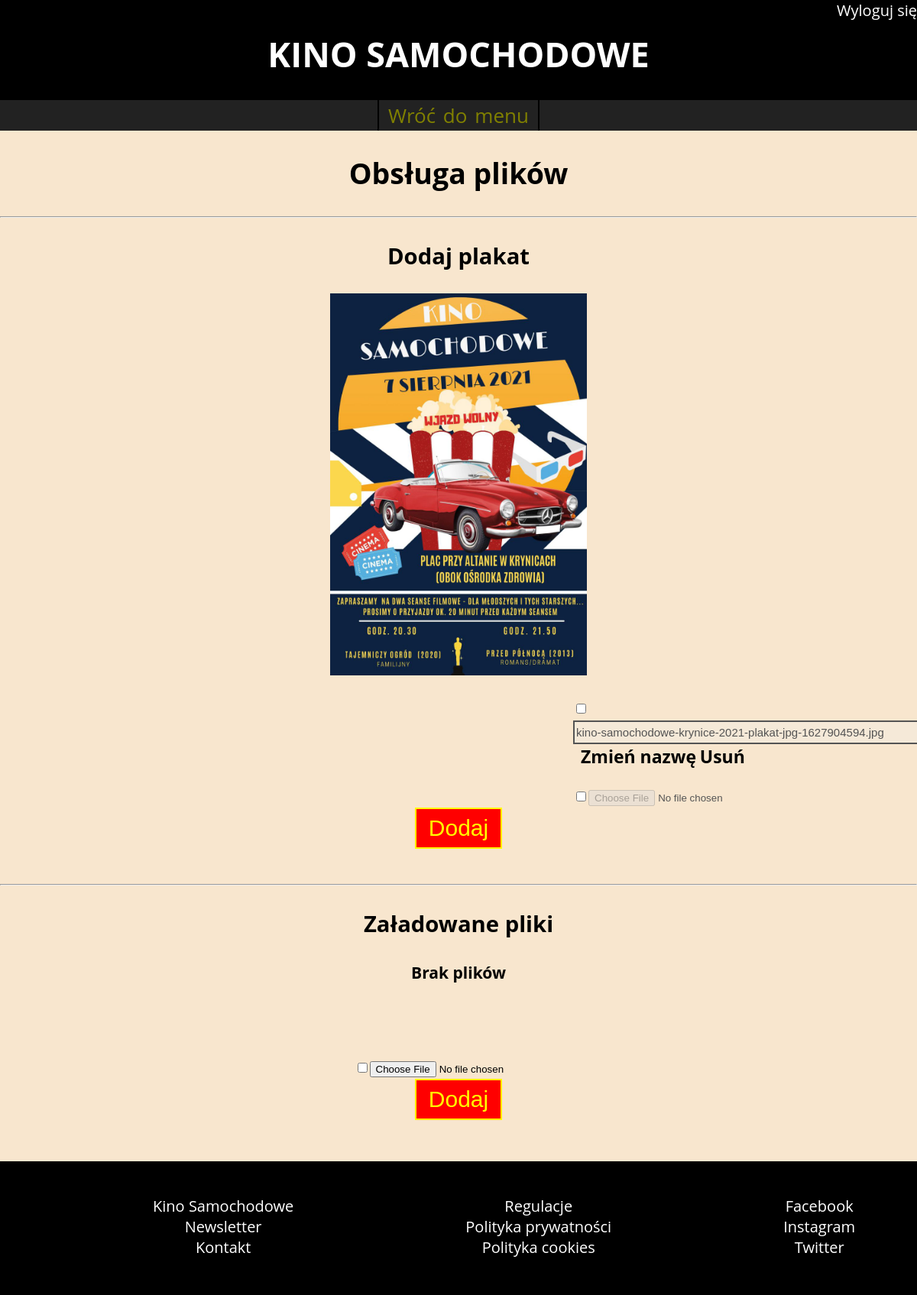
Page /administrator/seans/obsluga_plikow.php?id_seansu=1&katalog=Majówka z kinem (signed in) on the committed database.
### tables this page shows
CREATE TABLE `seans` (
  `IDSeansu` int(11) NOT NULL,
  `nazwa` text NOT NULL,
  `data` date NOT NULL,
  `godzina` time NOT NULL,
  `IDFilmu` int(11) DEFAULT NULL,
  `IDMiejsca` int(11) DEFAULT NULL,
  `nazwa_plakatu` text DEFAULT NULL,
  `IDAdministratora` int(11) DEFAULT NULL
);

### connect.php (called while the page is built, shortened)
<?php
$path_seans = "../../img/seans/";
?>

### administrator/seans/obsluga_plikow.php (the view, shortened to what this page needs)
<!doctype html>
<?php
	require_once('../../connect.php');
	if(isset($_SESSION['admin'])){
		$id = $_GET['id_seansu'];
		$katalog= $_GET['katalog'];
		$result = $mysqli->query("SELECT nazwa_plakatu FROM seans WHERE IDSeansu = ".$id);
		$row = $result->fetch_array();
	}else{
		header('Location: ../administrator_logowanie.php');
		$_SESSION['komunikat']="<span style='color:red'><span style='color:red'>Panel dostępny tylko dla osób upoważnionych!</span></span>";
		}
?>
<html>
    <head>
		<link rel="stylesheet" href="../../style.css">
    </head>
    <body>
		<header>
<?php		if(isset($_SESSION['admin'])){ 							?>
				<div id="logged">
					<ul>
						<li><a href='../logout.php'>Wyloguj się</a></li>
					</ul>
				</div>
<?php		}																?>
			<h1><a href='index.php'>KINO SAMOCHODOWE</a></h1>
			<nav class='administrator'>
				<a href='edytuj_seans.php?id_seansu=<?php echo $id ?>'>Wróć do menu</a>
			</nav>
        </header>
		<section>
			<h1>Obsługa plików</h1><hr>
			<div class="pliki">
				<h3>Dodaj plakat</h3>
				<form action="operacje_plikow.php" method="post" enctype="multipart/form-data">
<?php 				if($row['nazwa_plakatu'] != NULL){ ?>
						<div class="poster">
							<img src="<?php echo $path_seans.$katalog."/".$row['nazwa_plakatu'] ?>" width="336" height="500">
						</div>
						<div>
							<div class = "plik_formularz">
								<div class="nazwa_pliku">
									<div class="plik">
										<label><input type="checkbox" id="chbx_nazwa_plakatu" onclick="disable_chbx('chbx_nazwa_plakatu','nazwa_plakatu')"><input type="text" id="nazwa_plakatu"  name="nazwa_plakatu" value="<?php echo $row['nazwa_plakatu'] ?>" style="width:450px" disabled ></label>
									</div>
									<div class="przycisk_zmiany">
										<button class="przycisk" type="submit" name="zmien_nazwe_plakatu"/><b>Zmień nazwę</b></button>
										<button class="przycisk" type="submit" name="usun_plakat"/><b>Usuń</b></button></label>
									</div>
								</div>
<?php 				}else{
							echo "<h3>Brak pliku!</h3>";
						}?>
							<div>
								<label><input type="checkbox" id="chbx_plik" onclick="disable_chbx('chbx_plik','plik')"><input type="file" id="plik" name="nazwa_plakatu" accept="image/jpeg, image/png" disabled>
							</div>
							</div>
							<div>
								<input type="submit" name="dodaj_plakat" value="Dodaj" />
							</div>
						</div>
				</form><br>
			</div>
			<div class="pliki">
				<hr><h3>Załadowane pliki</h3>
				<form action="operacje_plikow.php" method="post" enctype="multipart/form-data">
					<?php
						$result = $mysqli->query("SELECT nazwa_zdjecia FROM seans_zdjecia WHERE IDSeansu = ".$id);
						if($result->num_rows>1){
							$i=0;
							while($row=$result->fetch_array()){
							$i++;
						?><label><input type="radio" name="wybor_zdjecia" id="radio_nazwa_zdjecia<?php echo $i ?>" onclick="disable_radio(this)"><input type="text" class="nazwa_zdjecia_input" id="nazwa_zdjecia<?php echo $i ?>"  name="nazwa_zdjecia" value="<?php echo $row['nazwa_zdjecia'] ?>" style="width:450px" disabled>
						<button class="przycisk" type="submit" name="zmien_nazwe_zdjecia"><b>Zmień nazwę</b></button>
						<button class="przycisk" type="submit" name="usun_zdjecia" /><b>Usuń</b></button></label><br>
					<?php
							}
						}else{
							echo"<h3>Brak plików</h3>";
						}
					?>
					<label><br><input type="checkbox" id="chbx_zdjecia" onclick="disable('chbx_zdjecia','zdjecia')"><input type="file" id="zdjecia" name="nazwa_zdjecia" accept="image/jpeg, image/png"></label><br>
					<input type="submit" name="dodaj_zdjecie" value="Dodaj" />
				</form><br>
			</div>
        </section>
		<footer>
			<ul>
				<li><a href>Kino Samochodowe</a></li>
				<li><a href>Newsletter</a></li>
				<li><a href>Kontakt</a></li>
			</ul>
			<ul>
				<li><a href>Regulacje</a></li>
				<li><a href>Polityka prywatności</a></li>
				<li><a href>Polityka cookies</a></li>
			</ul>
			<ul>
				<li><a href>Facebook</a></li>
				<li><a href>Instagram</a></li>
				<li><a href>Twitter</a></li>
			</ul><br>
        </footer>
    </body>
</html>

### style.css (style rules this page uses)
body { text-align:center; font-family:Open Sans; margin: 0; background-color:hsl(34, 76%, 89%); }
header { background-color:black; color:white; height:170px; }
#logged { height:40px; float:right; }
#logged ul { list-style: none; margin: 0; font-size:20px; }
#logged ul li { display: inline-block; }
header h1 { clear:both; font-size:45px; margin-top:0; }
nav { background-color:#222222; }
nav a { color:olive; word-spacing:3px; font-size:26px; border-right:2px solid black; padding: 2px 12px; display:inline-block; }
nav a:first-child { border-left:2px solid black; }
section { margin:20px 0; min-height:610px; font-size:25px; color:black; }
footer { background-color:black; color:white; margin:0 auto; height:175px; }
footer ul { float:left; list-style: none; padding:25px; padding-left:200px; font-size:20px; }
a { text-decoration: none; color:white; }
.przycisk { border: none; outline: none; background: none; cursor: pointer; padding:0; margin:0; text-decoration: none; font-family: inherit; font-size: 23px; }
#zdjecia { margin-top:50px; text-align:left; }
form { font-size:18px; text-align:center; font-weight:bold; line-height:30px; }
input[type=text], input[type=password], input[type=number], input[type=date], input[type=time], textarea, select { border: 2px solid; height: 25px; width:300px; font-size:15px; }
input[type=submit] { font-size:30px; padding: 8px 16px; border: 2px solid yellow; border-color:yellow; color:yellow; background-color:red; text-decoration: none; text-align: center; }
.plik_formularz { margin-top:20px; text-align:left; margin-left: 750px; }
.nazwa_pliku { margin-bottom:20px; }
.plik { float:left; }
.przycisk_zmiany { float:left; margin-left:10px; }

### rows in the picture
seans: nazwa_plakatu (picture), nazwa_plakatu "kino-samochodowe-krynice-2021-plakat-jpg-1627904594.jpg"
